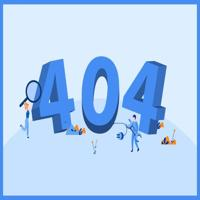
#> input picture ui/assets/404.jpg, 200 x 200 px, found by its file name
$ jupyter execute --allow-errors Untitled.ipynb   (shell and % lines are left out)
#> lines starting #> are read from the running program, lines starting #| are printed output that depends on the picture
[cell 1]
from PIL import Image
from urllib.request import urlretrieve
import pytube
from pytube import YouTube as yt
from __future__ import unicode_literals
import youtube_dl
import requests
from pprint import pprint
import os
import json
try:

   from StringIO import StringIO

except ImportError:

   from io import StringIO

[cell 2]
h = []
def my_hook(d):
    if d['status'] == 'finished':
        file_tuple = os.path.split(os.path.abspath(d['filename']))
        print("Done downloading {}".format(file_tuple[1]))
    if d['status'] == 'downloading':
        num = d['_percent_str'][:3]
        return num

[cell 3]
def download_clip(url, name):
    ydl_opts = {
        'format': '136',
        'noplaylist': True,
        'continue_dl': True,
        'progress_hooks': [my_hook],
    }
    try:
        with youtube_dl.YoutubeDL(ydl_opts) as ydl:
            ydl.cache.remove()
            info_dict = ydl.extract_info(url, download=False)
            ydl.prepare_filename(info_dict)
            ydl.download([url])
            print(my_hook())

    except Exception:
        return False

[cell 4]
download_clip('https://www.youtube.com/watch?v=0pBUfrLi_Q0','yy')

#> (a cell that did not finish here is left out)

[cell 6]
class Downloader(object):
    def __init__ (self,percent):
        self.percent = percent
        print(percent)
    # [6 lines left out: function my_hook, not called in this run]


    def get_opts(self):
        ydl_opts = {
            'format': '133',
            'progress_hooks': [self.my_hook],
        }

    def download(self, song):
        ydl = youtube_dl.YoutubeDL(self.get_opts())
        ydl.download([song])
        print(self.percent)

[cell 7]
dn = Downloader("0")
#> (the rest of this cell did not finish here and is left out)

#> (a cell that did not finish here is left out)

#> (a cell that did not finish here is left out)

#> (a cell that did not finish here is left out)

[cell 11]
# [11 lines left out: function image_display, not called in this run]
#> (the rest of this cell did not finish here and is left out)

#> (a cell that did not finish here is left out)

[cell 13]
# [8 lines left out: function convert, not called in this run]

[cell 14]
def File_name(url):
    link = yt(url)
    title, thumbnail_url, length = [link.title], link.thumbnail_url, link.length
    #print(link, title, thumbnail_url, length)
    return  link, title, thumbnail_url, length

[cell 15]
def Filesize(size):
    link = File_name(size)[0]
    filtered_link = link.streams.filter(progressive = True).first()
    filtered_link = filtered_link.filesize
    print(link)
    return filtered_link

[cell 16]
def File_quality(url):
    video_format = []
    link = File_name(url)[0]
    filtered_link = link.streams.filter(progressive = True)
    for arrt in filtered_link:
        res = str(getattr(arrt,'resolution'))
        mime_type = str(getattr(arrt,'mime_type'))
        mime_type = mime_type.split("/")
        mime_type = mime_type[1]
        v_formart = mime_type.upper() + "  " + res
        video_format.append(v_formart)
    return video_format

#> (a cell that did not finish here is left out)

#> (a cell that did not finish here is left out)

#> (a cell that did not finish here is left out)

#> (a cell that did not finish here is left out)

[cell 21]
from __future__ import unicode_literals
from main import *
from PIL import Image
from urllib.request import urlretrieve
import youtube_dl
import requests
try:

   from StringIO import StringIO

except ImportError:

   from io import StringIO


class VideoDownloader:

    def __init__ (self, url):
        self.choice = '136'
        self.ydl_opts = {'format':self.choice}
        self.url = url
        with youtube_dl.YoutubeDL(self.ydl_opts) as ydl:
            meta = ydl.extract_info(
                self.url, download=False)
        self.thumbnail_url = meta['thumbnail']
        self.length = meta['duration']
        self.size = meta['filesize']
        self.title = meta['title']


    def video_title(self):
        return str(self.title)

    # [31 lines left out: functions video_time, formated_size, image_display, not called in this run]

#> (a cell that did not finish here is left out)

[cell 23]
class Downloaders(object):
    def __init__ (self):
        percent = "0"
        self.percent = percent


    # [4 lines left out: function my_hook, not called in this run]


    def get_opts(self):
        ydl_opts = {
            'format': '133',
            'progress_hooks': [self.my_hook],
        }


    def download(self, song):
        ydl = youtube_dl.YoutubeDL(self.get_opts())
        ydl.download([song])

[cell 24]
dn = Downloaders()
#> (the rest of this cell did not finish here and is left out)

[cell 25]
image = Image.open('404.jpg')
#> image is the input picture: PIL image 200x200 RGB; mean R, G, B 176.1, 207.8, 244.5
new_image = image.resize((350, 350))
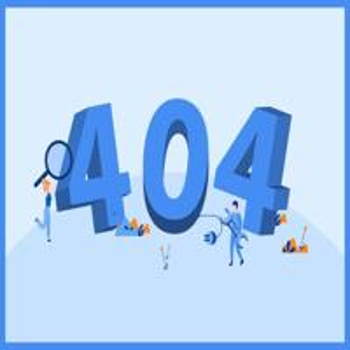
#> new_image: PIL image 350x350 RGB; mean R, G, B 176.1, 207.8, 244.4
new_image.save('image_404.jpg')

print(image.size)
#| (200, 200)
print(new_image.size)
#| (350, 350)
